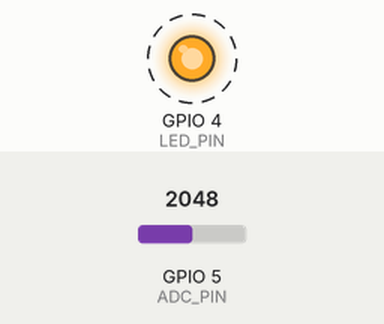
Recording of a sketch running on a simulated ESP32-S3. Parts: output pins drawn as LEDs (lit = HIGH). Dashed ring = blinking. The inputs (shaded band) are chosen by the test bench; at power-on: GPIO 5 (ADC_PIN) = 2048 (analog values on the 0–4095 scale). What the sketch prints to the serial monitor is not drawn.

Above: at 0.2 s.
Timing chart, 0 to 3.0 s (numbered marks = the images above):
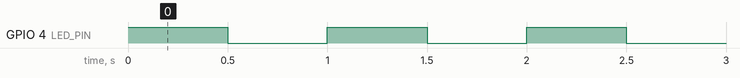

Measured:
- by itself, GPIO 4 (LED_PIN): alternates HIGH for 0.50 s and LOW for 0.50 s

The sketch:

ParpadearLEDsketch_apr19a.ino
```cpp
#define LED_PIN 4 //defino el pin para el led
#define ADC_PIN 5 //indico donde va el potenciometro

void setup() {
  // put your setup code here, to run once:
  pinMode(LED_PIN,OUTPUT); //EL PIN GPIO4 será una salida digital
  Serial.begin(115200);
  analogReadResolution(12); //configuracion del ADC
  /* 3,3 --- 111111111111=4095
     0,0 --- 000000000000=0*/

}

/*Este es el código es el ciclo infinito
donde pongo mi codigo principal*/
void loop() {
  // put your main code here, to run repeatedly:
  digitalWrite(LED_PIN,HIGH); //enciende el LED
  delay(500);   //el micocontrolador espera un retardo de 500 ms
  digitalWrite(LED_PIN,LOW); //apaga el LED
  delay(500);   //el micocontrolador espera un retardo de 500 ms

  int adcValue = analogRead(ADC_PIN);
  adcValue = analogRead(ADC_PIN); //lEO EL ADC


  Serial.print("Valor del ADC: ");
  Serial.println(adcValue);
}
```
